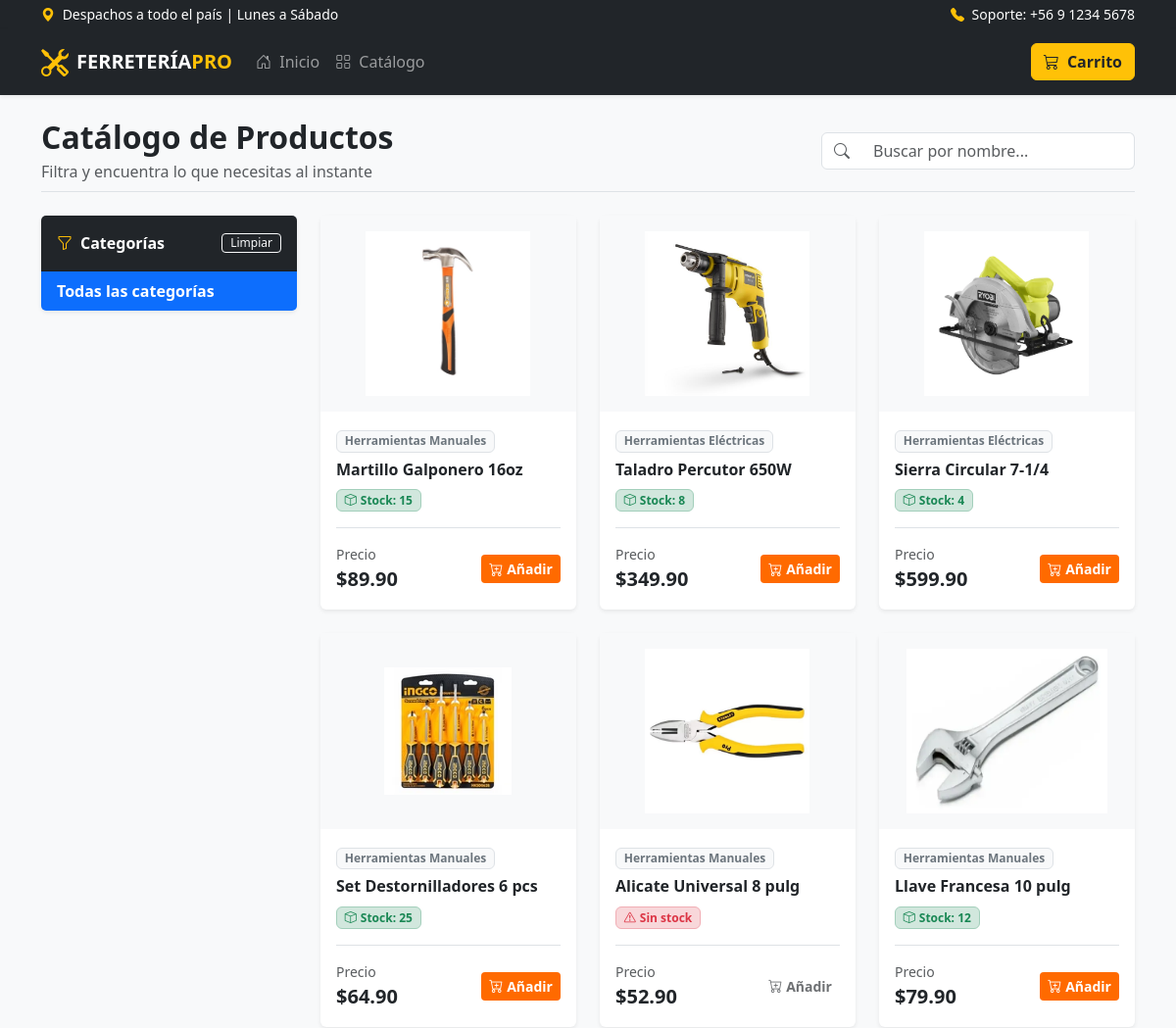
Before: /ferreteria/catalogo/ (upper part) with the older database file.
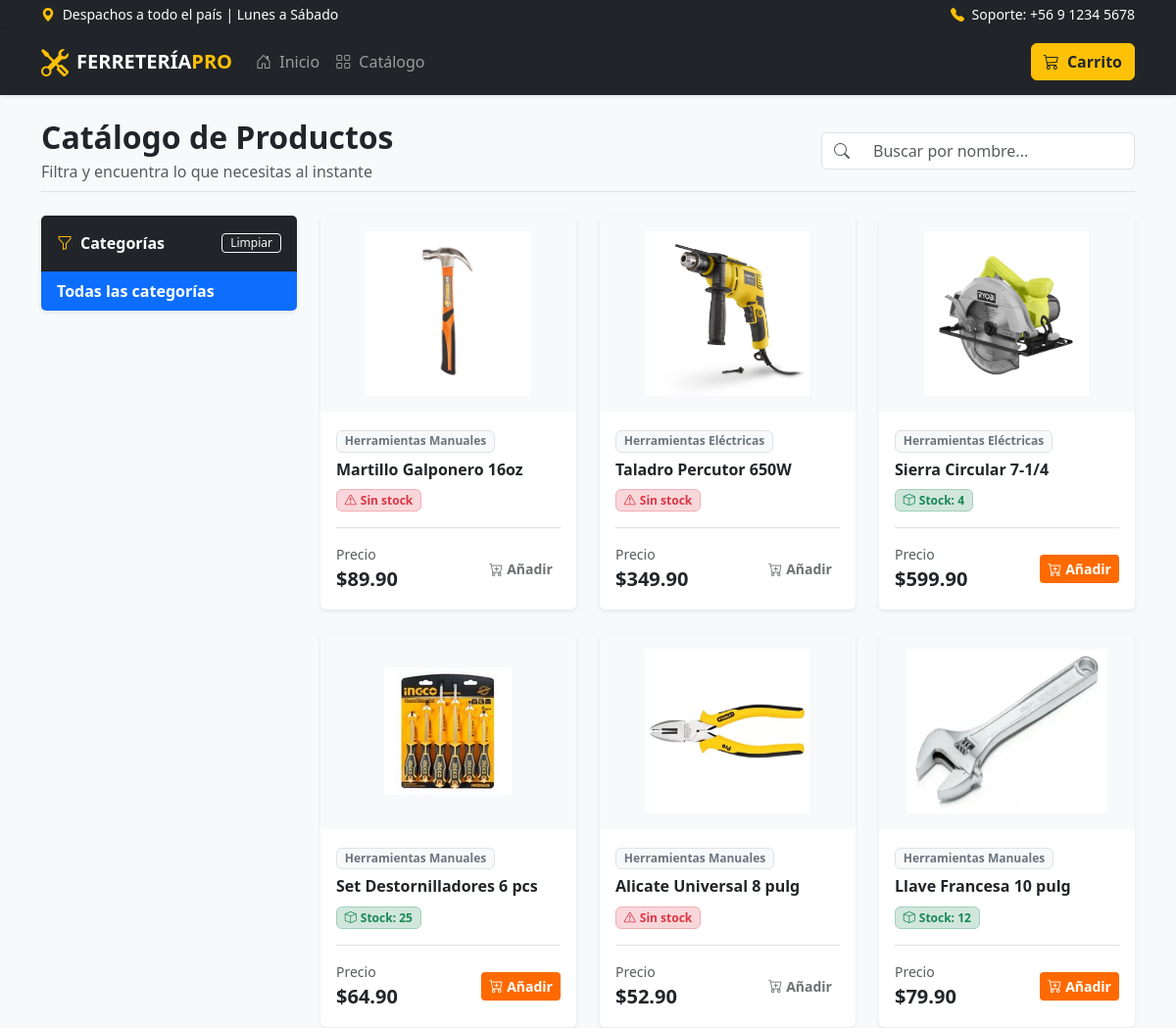
After: the same page with the newer database file.
### ferreteria/models.py (models this page shows, shortened)
class Producto(models.Model):
    nombre = models.CharField(max_length=70)
    categoria = models.ForeignKey(Categoria, on_delete=models.CASCADE)
    imagen = models.ImageField(upload_to="productos", blank=False, null=False)
    precio = models.DecimalField(max_digits=6, decimal_places=2)
    stock = models.IntegerField()

class Categoria(models.Model):
    nombre = models.CharField(max_length=50)
    def __str__(self):
        return self.nombre

### ferreteria/views.py (the view)
# urls.py: path('catalogo/', views.catalogo, name='catalogo'),
def catalogo(request):
    productos = Producto.objects.all()
    categoria = Categoria.objects.all()
    carrito = request.session.get('carrito', {})
    total_items_carrito = sum(carrito.values())
    context = {
        "productos": productos,
        "categoria": categoria,
        "total_items_carrito": total_items_carrito
    }
    return render(request, "catalogo.html", context)

### ferreteria/templates/catalogo.html (shortened to what the changed rows need)
{% extends 'base.html' %}
{% block content %}
<div class="container py-4">
    <div class="d-md-flex justify-content-between align-items-center mb-4 pb-2 border-bottom">
        <div>
            <h2 class="fw-bold mb-1">Catálogo de Productos</h2>
        </div>
    </div>
    <div class="row g-4">
        <section class="col-lg-9 col-md-8">
            <div class="row row-cols-1 row-cols-sm-2 row-cols-lg-3 g-4" id="grid-productos">
                {% for producto in productos %}
                <div class="col tarjeta-producto"
                     data-nombre="{{ producto.nombre|lower }}"
                     data-categoria="{{ producto.categoria|lower }}">
                    <div class="card h-100 product-card border-0 shadow-sm">
                        <div class="product-img-wrapper p-3">
                            {% if producto.imagen %}
                                <img src="{{ producto.imagen.url }}" alt="{{ producto.nombre }}" class="img-fluid">
                            {% else %}
                                <i class="bi bi-image text-muted display-4"></i>
                            {% endif %}
                        </div>
                        <div class="card-body d-flex flex-column">
                            <div class="mb-2">
                                <span class="badge bg-light text-secondary border">
                                    {{ producto.categoria }}
                                </span>
                            </div>
                            <h6 class="card-title fw-bold text-dark fs-6 mb-2">
                                {{ producto.nombre }}
                            </h6>
                            <div class="mb-3">
                                {% if producto.stock > 0 %}
                                    <span class="badge bg-success-subtle text-success border border-success-subtle">
                                        <i class="bi bi-box me-1"></i>Stock: {{ producto.stock }}
                                    </span>
                                {% else %}
                                    <span class="badge bg-danger-subtle text-danger border border-danger-subtle">
                                        <i class="bi bi-exclamation-triangle me-1"></i>Sin stock
                                    </span>
                                {% endif %}
                            </div>
                            <div class="mt-auto pt-3 border-top d-flex align-items-center justify-content-between">
                                <div>
                                    <span class="text-muted d-block small">Precio</span>
                                    <span class="fs-5 fw-bold text-dark">${{ producto.precio }}</span>
                                </div>
                                <button type="button"
                                        class="btn btn-ferre btn-sm btn-agregar-carrito"
                                        data-id="{{ producto.id }}"
                                        data-nombre="{{ producto.nombre }}"
                                        {% if producto.stock <= 0 %}disabled{% endif %}>
                                    <i class="bi bi-cart-plus me-1"></i>Añadir
                                </button>
                            </div>
                        </div>
                    </div>
                </div>
                {% endfor %}
            </div>
        </section>
    </div>
</div>
{% endblock %}

Changed rows visible on the page:
changed Producto "Martillo Galponero 16oz": stock "15" → (not shown); stock "Stock:" → "Sin stock"
changed Producto "Taladro Percutor 650W": stock "8" → (not shown); stock "Stock:" → "Sin stock"
